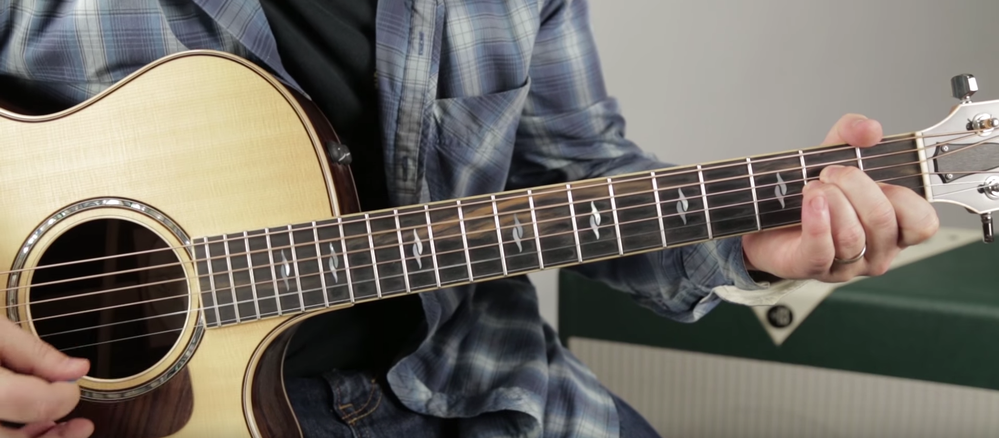
#> input picture Guitar_Chord_Recognition/guitar-fingering-recognition-master/pictures/chordAm.png, 999 x 438 px, shrunk from 1919 x 840 before the run
$ python finger_detection_tests.py   (older library calls are emulated)
#> lines starting #> are read from the running program, lines starting #| are printed output that depends on the picture; after the words box and inside, x2 and y2 are one past the last pixel; in counts of white or black regions, pixels touching at a corner belong together
### Guitar_Chord_Recognition/guitar-fingering-recognition-master/image.py
import os
import numpy as np
from matplotlib import pyplot as plt
import cv2


class Image:
    """
    This Image object was made at the beginning to simplify the code by packaging every common
    image processing treatment in a single object
    """
    def __init__(self, path=None, img=None):
        directory_path = "pictures"
        filename = "chordAm.png"
        self.image = cv2.imread(f'{directory_path}/{img}')
        if img is None:
            self.image = cv2.imread(os.path.join(directory_path, filename))
        elif path is None:
            self.image = img

        self.gray = cv2.cvtColor(self.image, cv2.COLOR_BGR2GRAY)

    def __str__(self):
        return self.image

    def set_image(self, img):
        self.image = img

    def set_gray(self, grayscale):
        self.gray = grayscale

    # [14 lines left out: functions print_cv2, print_plt, not called in this run]

    def edges_canny(self, min_val=100, max_val=200, aperture=3):
        return cv2.Canny(self.gray, min_val, max_val, aperture)

    def edges_laplacian(self, ksize=3):
        return cv2.Laplacian(self.gray, cv2.CV_8U, ksize)

    def edges_sobelx(self, ksize=3):
        return cv2.Sobel(self.gray, cv2.CV_8U, 1, 0, ksize)

    def edges_sobely(self, ksize=3):
        return cv2.Sobel(self.gray, cv2.CV_8U, 0, 1, ksize)

    def lines_hough_transform(self, edges, min_line_length, max_line_gap, threshold=15):
        lines = cv2.HoughLinesP(edges, 1, np.pi / 180, threshold, min_line_length, max_line_gap)
        return lines

### Guitar_Chord_Recognition/guitar-fingering-recognition-master/functions.py
import cv2


def threshold(img, s):
    I = img
    I[I <= s] = 0
    I[I > s] = 255
    return I


def rotate(image, angle, center=None, scale=1.0):
    (h, w) = image.shape[:2]

    if center is None:
        center = (w / 2, h / 2)

    # Perform the rotation
    M = cv2.getRotationMatrix2D(center, angle, scale)
    rotated = cv2.warpAffine(image, M, (w, h))

    return rotated


# [9 lines left out: function remove_duplicates, not called in this run]

### Guitar_Chord_Recognition/guitar-fingering-recognition-master/rotate_crop.py
import cv2
import numpy as np
from statistics import median
from math import inf
from image import Image
from functions import threshold, rotate

def rotate_neck_picture(image):
    """
    Rotates the picture so that the neck of the guitar is horizontal.
    Uses Hough transform to detect lines and calculates the median slope to determine the rotation angle.

    :param image: an Image object
    :return rotated_neck_picture: an Image object rotated according to the angle of the median slope detected in the input image
    """
    image_to_rotate = image.image

    edges = image.edges_sobely()
    edges = threshold(edges, 127)

    # Perform Hough Line Transform
    lines = image.lines_hough_transform(edges, 50, 50)  # TODO: Calibrate params automatically
    slopes = []

    # Calculate the slopes of detected lines
    for line in lines:
        for x1, y1, x2, y2 in line:
            try:
                slope = abs((y2 - y1) / (x2 - x1))
                slopes.append(slope)
            except ZeroDivisionError:
                continue

    # Calculate median slope and the rotation angle
    if slopes:
        median_slope = median(slopes)
        angle = np.degrees(np.arctan(median_slope))
        rotated_image = rotate(image_to_rotate, -angle)
    else:
        rotated_image = image_to_rotate

    return Image(img=rotated_image)


def crop_neck_picture(image):
    """
    Crops the picture to focus on the region of interest (i.e., the guitar neck).
    Detects horizontal lines and crops around the densest region.

    :param image: an Image object of the neck (rotated horizontally if necessary)
    :return cropped_neck_picture: an Image object cropped around the neck
    """
    image_to_crop = image.image

    edges = image.edges_sobely()
    edges = threshold(edges, 127)

    # Perform Hough Line Transform
    lines = image.lines_hough_transform(edges, 50, 50)  # TODO: Calibrate params automatically
    y_coords = []

    # Collect all y-coordinates of the detected lines
    for line in lines:
        for x1, y1, x2, y2 in line:
            y_coords.append(y1)
            y_coords.append(y2)

    # Sort y-coordinates and find the densest region
    if y_coords:
        y_sorted = sorted(y_coords)
        y_differences = [y_sorted[i + 1] - y_sorted[i] for i in range(len(y_sorted) - 1)]

        first_y = 0
        last_y = inf

        for i in range(len(y_differences)):
            if y_differences[i] == 0:
                last_y = y_sorted[i + 1]
                if first_y == 0:
                    first_y = y_sorted[i]

        cropped_image = image_to_crop[max(first_y - 10, 0):min(last_y + 10, image_to_crop.shape[0])]
    else:
        cropped_image = image_to_crop

    return Image(img=cropped_image)


# [13 lines left out: function resize_image, not called in this run]


# [2 lines that do not run on import are left out]

### Guitar_Chord_Recognition/guitar-fingering-recognition-master/finger_detection.py
import cv2
import numpy as np
from collections import defaultdict

def skin_detection(img):
    """
    Naively detects skin in the image. Non-skin pixels will be set to black (0, 0, 0).

    :param img: An image as defined in OpenCV.
    :return: An image as defined in OpenCV with non-skin areas set to black.
    """
    for index_line, line in enumerate(img):
        for index_pixel, pixel in enumerate(line):
            # Condition for skin detection (adjust thresholds as needed)
            if pixel[2] > 95 and pixel[1] > 40 and pixel[0] > 20 and max(pixel) - min(pixel) > 15 \
                    and abs(pixel[2] - pixel[1]) > 15 and pixel[2] > pixel[0] and pixel[2] > pixel[1] \
                    and index_pixel > len(line) / 2:
                pass
            else:
                img[index_line][index_pixel] = (0, 0, 0)

    return img

def locate_hand_region(img):
    """
    Refines hand region after skin detection by returning the region with the highest density
    of non-black pixels when looking at regions split vertically.

    :param img: An image as defined in OpenCV, after skin detection.
    :return: An image as defined in OpenCV with the detected hand region highlighted.
    """
    height, width = img.shape[:2]
    hand_region = np.zeros((height, width, 3), np.uint8)

    x_dict = defaultdict(int)
    for line in img:
        for j, pixel in enumerate(line):
            if pixel.any() > 0:
                x_dict[j] += 1

    if not x_dict:
        return hand_region

    max_density = max(x_dict.values())
    max_x_density = max(x_dict.keys(), key=(lambda k: x_dict[k]))
    min_x, max_x = min(x_dict.keys()), max(x_dict.keys())

    m, n = 0, 0
    last_density = x_dict[max_x_density]

    while max_x_density - m > min_x and x_dict[max_x_density - m] >= 0.1 * max_density and x_dict[max_x_density - m] >= 0.5 * last_density:
        m += 1
        last_density = x_dict[max_x_density - m]

    last_density = x_dict[max_x_density]
    while max_x_density + n < max_x and x_dict[max_x_density + n] >= 0.1 * max_density and x_dict[max_x_density + n] >= 0.5 * last_density:
        n += 1
        last_density = x_dict[max_x_density + n]

    tolerance = 20
    min_limit = max_x_density - m - tolerance
    max_limit = max_x_density + n + tolerance

    for i, line in enumerate(img):
        for j, pixel in enumerate(line):
            if min_limit < j < max_limit:
                hand_region[i][j] = img[i][j]

    return hand_region

def hand_detection(img):
    """
    Detects contours in the hand using Canny edge detection and tries to find fingertips.

    :param img: An image as defined in OpenCV, after skin detection and refining.
    :return: An image as defined in OpenCV with hand contours highlighted.
    """
    # Apply skin detection and locate hand region
    skin_detected = skin_detection(img)
    hand_region = locate_hand_region(skin_detected)

    # Blur the image and convert to grayscale for edge detection
    blurred = cv2.medianBlur(hand_region, 5)
    gray = cv2.cvtColor(blurred, cv2.COLOR_BGR2GRAY)

    # Detect edges using Canny
    edges = cv2.Canny(gray, 70, 100)

    # Detect circles using Hough Circle Transform
    circles = cv2.HoughCircles(edges, cv2.HOUGH_GRADIENT, 1, 5,
                               param1=100, param2=20, minRadius=20, maxRadius=90)

    # Process circles if detected
    if circles is not None:
        circles = np.asarray(circles, dtype=np.float32)  # Ensure circles is a numpy array with float type
        circles = np.round(circles[0, :]).astype(np.uint16)  # Round and convert to uint16
        for i in circles:
            # Draw the outer circle
            cv2.circle(img, (i[0], i[1]), i[2], (0, 255, 0), 2)
            # Draw the center of the circle
            cv2.circle(img, (i[0], i[1]), 2, (0, 0, 255), 3)

    return edges, img


# [2 lines that do not run on import are left out]

### Guitar_Chord_Recognition/guitar-fingering-recognition-master/finger_detection_tests.py
import os
from matplotlib import pyplot as plt
from image import Image
from rotate_crop import rotate_neck_picture, crop_neck_picture
from finger_detection import hand_detection, locate_hand_region, skin_detection
import cv2
import time


def hand_detection_tests(b):
    i = 1
    plt.figure(1)
    for filename in os.listdir('pictures'):
        print("File found: " + filename + " - Processing...")
        start_time = time.time()
        chord_image = Image(path='pictures', img=filename)
        rotated_image = rotate_neck_picture(chord_image)
        cropped_image = crop_neck_picture(rotated_image)

        skin = skin_detection(cropped_image.image)
        refined_hand_region = locate_hand_region(skin)
        hand = hand_detection(refined_hand_region)

        plt.subplot(int("42" + str(i)))
        i += 1
        plt.imshow(cv2.cvtColor(chord_image.image, cv2.COLOR_BGR2RGB))
        plt.subplot(int("42" + str(i)))
        i += 1
        plt.imshow(cv2.cvtColor(hand[b], cv2.COLOR_BGR2RGB))
        print("Done - Time elapsed: %s seconds" % round(time.time() - start_time, 2))

    plt.show()

if __name__ == "__main__":
    print("What would you like to get? \n\t1 - Contours \n\t2 - Circular Hough transform")
    choice = input("[1/2] > ")
#> the answer given: 1
    if choice == "1":
        print("Detecting contours...")
        hand_detection_tests(0)
#> in __init__, self.image is the input picture: shape (438, 999, 3); mean B, G, R 103.3, 111, 116
#> in threshold, `I[I > s] = 255`:
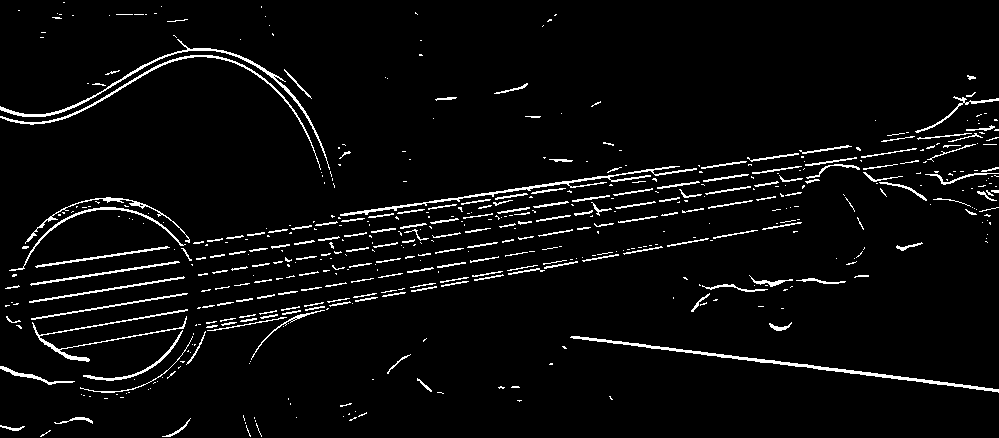
#> I: shape (438, 999); 4.3% white in thin lines or dots
#> in lines_hough_transform, `lines = cv2.HoughLinesP(edges, 1, np.pi / 180, threshold, min_line_len..`: lines = [[685, 352, 998, 390], [54, 350, 183, 327], [571, 336, 954, 383], [51, 298, 184, 277], [31, 318, 187, 293], [616, 174, 678, 166], [40, 283, 178, 262], [35, 266, 139, 252], [109, 323, 187, 310], [529, 186, 613, 176], [30, 284, 107, 272], [83, 110, 147, 72]]
#> the loop in rotate_neck_picture, `for line in lines:` made 12 passes
#> after the loop in rotate_neck_picture, `for line in lines:`: slopes = [0.121, 0.178, 0.123, 0.158, 0.16, 0.129, 0.152, 0.135, 0.167, 0.119, 0.156, 0.594]
#> in rotate_neck_picture, `median_slope = median(slopes)`: median_slope = 0.154
#> in rotate_neck_picture, `angle = np.degrees(np.arctan(median_slope))`: angle = 8.76
#> in rotate, `M = cv2.getRotationMatrix2D(center, angle, scale)`: M = [[0.988, -0.152, 39.16], [0.152, 0.988, -73.48]]
#> in rotate, `rotated = cv2.warpAffine(image, M, (w, h))`:
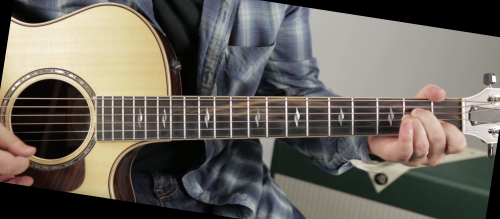
#> rotated: shape (438, 999, 3) (shown at 1/2 size); mean B, G, R 92.4, 100, 105
#> in __init__ (call 2), `self.gray = cv2.cvtColor(self.image, cv2.COLOR_BGR2GRAY)`:
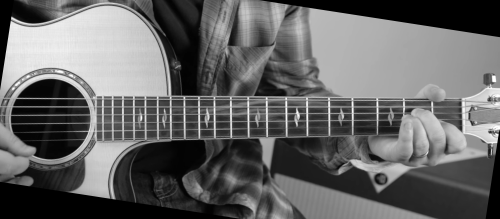
#> self.gray: shape (438, 999) (shown at 1/2 size); min 0, max 255, mean 100.6
#> call 2 of threshold, with s = 127
#> in threshold (call 2), `I[I > s] = 255`:
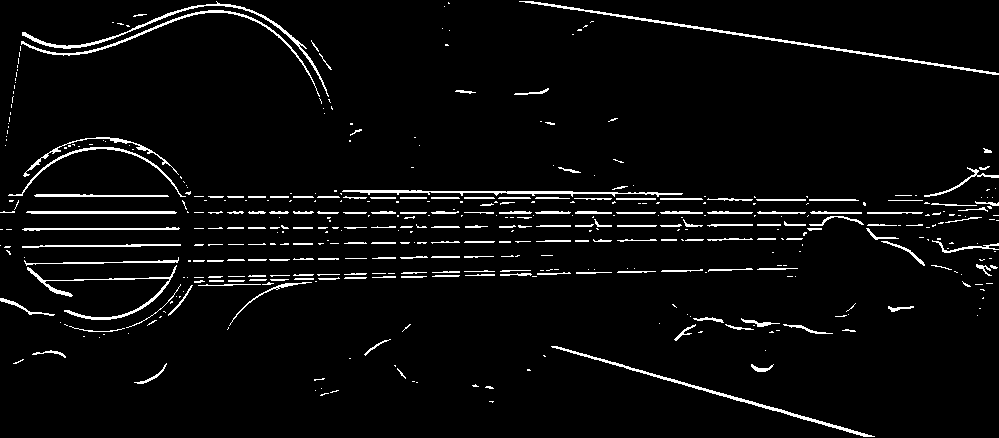
#> I: shape (438, 999); 4.2% white in thin lines or dots
#> in lines_hough_transform (call 2), `lines = cv2.HoughLinesP(edges, 1, np.pi / 180, threshold, min_line_len..`: lines = 22 rows, first 6: [26, 212, 176, 212], [527, 1, 867, 54], [811, 213, 861, 213], [35, 196, 168, 196], [44, 263, 177, 261], [27, 211, 174, 211]
#> the loop in crop_neck_picture, `for line in lines:` made 22 passes
#> after the loop in crop_neck_picture, `for line in lines:`: y_coords = 44 values, max 436 at index 29, min 1 at index 2, mean 188.2
#> in crop_neck_picture, `y_sorted = sorted(y_coords)`: y_sorted = 44 values from 1 to 436
#> in crop_neck_picture, `y_differences = [y_sorted[i + 1] - y_sorted[i] for i in range(len(y_so..`: y_differences = 43 values, max 116 at index 9, min 0 at index 0, mean 10.12
#> the loop in crop_neck_picture, `for i in range(len(y_differences)):` made 43 passes
#> (last_y, first_y) on pass 1: (1, 1)
#> after the loop in crop_neck_picture, `for i in range(len(y_differences)):`: first_y = 1
#> after the loop in skin_detection, `for index_line, line in enumerate(img):`:
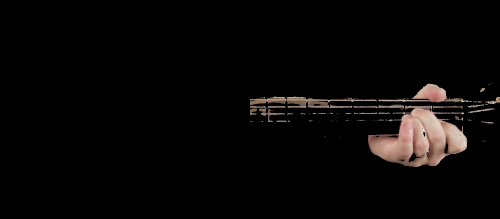
#> img: shape (438, 999, 3) (shown at 1/2 size); mean B, G, R 6.3, 7, 8.7
#> after the loop in locate_hand_region, `for line in img:`: x_dict = 499 items
#> in locate_hand_region, `max_density = max(x_dict.values())`: max_density = 157
#> in locate_hand_region, `max_x_density = max(x_dict.keys(), key=(lambda k: x_dict[k]))`: max_x_density = 859
#> in locate_hand_region, `min_x, max_x = min(x_dict.keys()), max(x_dict.keys())`: min_x = 500; max_x = 998
#> in locate_hand_region, `last_density = x_dict[max_x_density]`: last_density = 157
#> the loop in locate_hand_region, `while max_x_density - m > min_x and x_dict[max_x_density - m] >= 0.1 *..` made 124 passes
#> last_density on passes 1 to 8: 153, 153, 149, 144, 146, 146, 147, 147
#> after the loop in locate_hand_region, `while max_x_density - m > min_x and x_dict[max_x_density - m] >= 0.1 *..`: m = 124
#> in locate_hand_region, `last_density = x_dict[max_x_density]`: last_density = 157
#> the loop in locate_hand_region, `while max_x_density + n < max_x and x_dict[max_x_density + n] >= 0.1 *..` made 75 passes
#> last_density on passes 1 to 8: 151, 151, 157, 154, 145, 145, 148, 149
#> after the loop in locate_hand_region, `while max_x_density + n < max_x and x_dict[max_x_density + n] >= 0.1 *..`: n = 75
#> in locate_hand_region, `min_limit = max_x_density - m - tolerance`: min_limit = 715
#> in locate_hand_region, `max_limit = max_x_density + n + tolerance`: max_limit = 954
#> the loop in locate_hand_region (call 2), `while max_x_density - m > min_x and x_dict[max_x_density - m] >= 0.1 *..` made 124 passes
#> the loop in locate_hand_region (call 2), `while max_x_density + n < max_x and x_dict[max_x_density + n] >= 0.1 *..` made 75 passes
#> in hand_detection, `edges = cv2.Canny(gray, 70, 100)`:
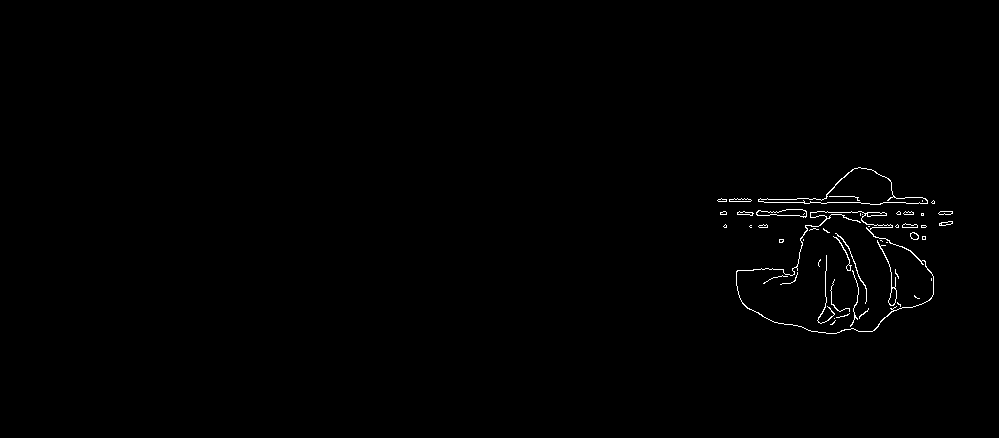
#> edges: shape (438, 999); 0.55% white in thin lines or dots, all inside (x1, y1, x2, y2) = (717, 167, 953, 334)
#> in hand_detection, `circles = cv2.HoughCircles(edges, cv2.HOUGH_GRADIENT, 1, 5, param1=100..`: circles = 195 rows, first 8: [814.5, 278.5, 77.3], [830.5, 264.5, 67.4], [832.5, 272.5, 61.8], [794.5, 261.5, 63.7], [814.5, 273.5, 79.5], [795.5, 276.5, 60.8], [823.5, 281.5, 68.5], [818.5, 282.5, 71.7]
#> in hand_detection, `circles = np.round(circles[0, :]).astype(np.uint16)`: circles = 195 rows, first 8: [814, 278, 77], [830, 264, 67], [832, 272, 62], [794, 262, 64], [814, 274, 80], [796, 276, 61], [824, 282, 68], [818, 282, 72]
#> the loop in hand_detection, `for i in circles:` made 195 passes
#> after the loop in hand_detection, `for i in circles:`:
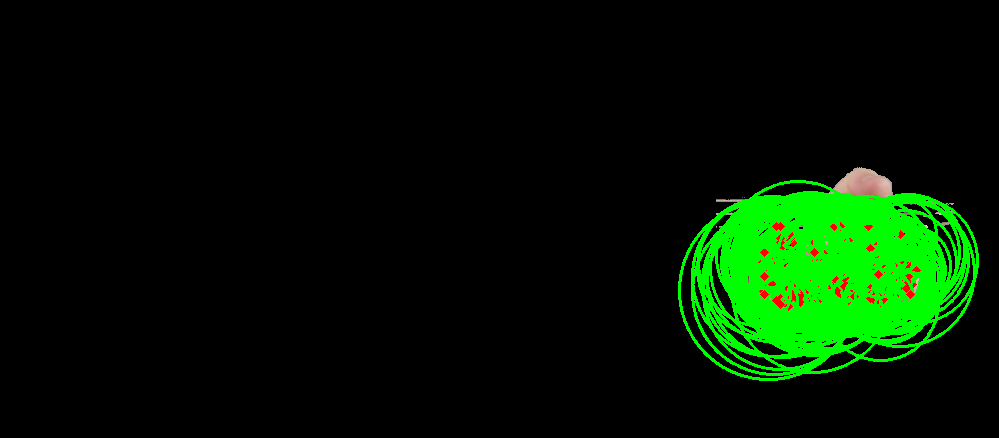
#> img: shape (438, 999, 3); mean B, G, R 0.5, 22.1, 1.5
#> pass 2 of the loop in hand_detection_tests, `for filename in os.listdir('pictures'):`:
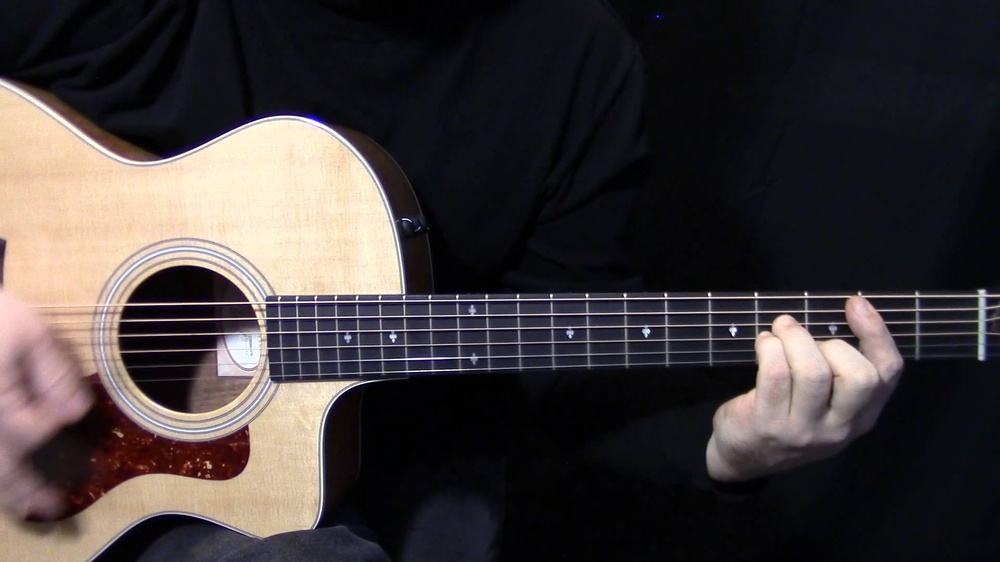
#> input picture Guitar_Chord_Recognition/guitar-fingering-recognition-master/pictures/chordBm.jpg, 1000 x 562 px, shrunk from 1920 x 1080 before the run
#> in __init__, self.image is the input picture: shape (562, 1000, 3); mean B, G, R 58.7, 58.1, 64.6
#> self.gray: shape (562, 1000)
#> in threshold (call 3), `I[I > s] = 255`:
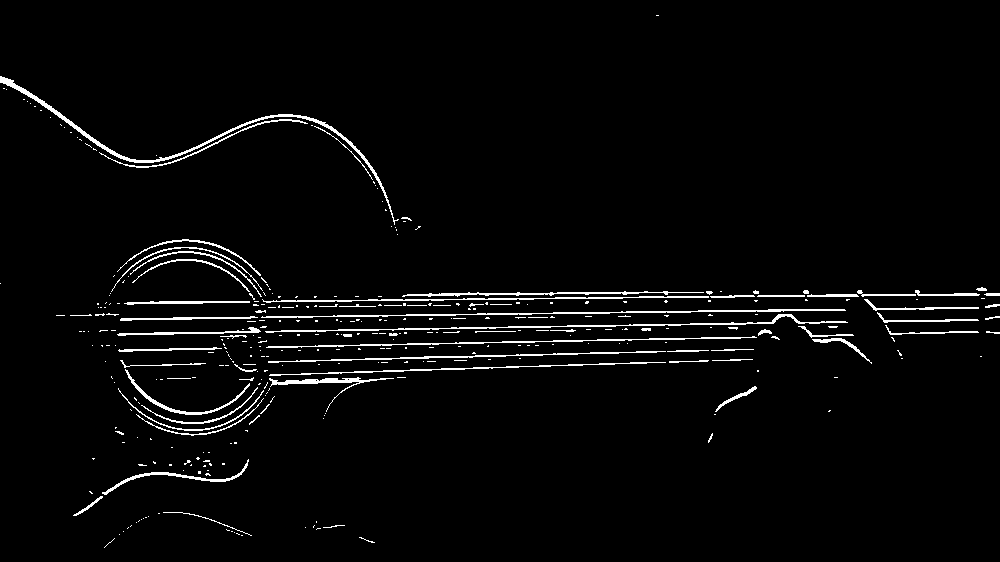
#> I: shape (562, 1000); 2.9% white in thin lines or dots
#> in lines_hough_transform (call 3), `lines = cv2.HoughLinesP(edges, 1, np.pi / 180, threshold, min_line_len..`: lines = 27 rows, first 6: [540, 326, 774, 322], [340, 372, 540, 366], [519, 314, 694, 311], [918, 295, 978, 295], [459, 342, 571, 341], [590, 352, 665, 351]
#> the loop in rotate_neck_picture (call 2), `for line in lines:` made 27 passes
#> rotated: shape (562, 1000, 3)
#> in lines_hough_transform (call 4), `lines = cv2.HoughLinesP(edges, 1, np.pi / 180, threshold, min_line_len..`: lines = 39 rows, first 6: [120, 327, 219, 327], [473, 314, 844, 314], [518, 299, 664, 299], [261, 313, 754, 313], [125, 298, 248, 298], [356, 369, 518, 367]
#> the loop in crop_neck_picture (call 2), `for line in lines:` made 39 passes
#> the loop in crop_neck_picture (call 2), `for i in range(len(y_differences)):` made 77 passes
#> (last_y, first_y) on pass 7: (293, 293)
#> self.gray: shape (107, 1000)
#> blurred: shape (107, 1000, 3)
#> gray: shape (107, 1000)
#> the loop in hand_detection (call 2), `for i in circles:` made 10 passes
#> i on passes 1 to 4: [834, 66, 54], [862, 62, 44], [812, 64, 32], [824, 94, 34]
#> after the loop in hand_detection (call 2), `for i in circles:`:
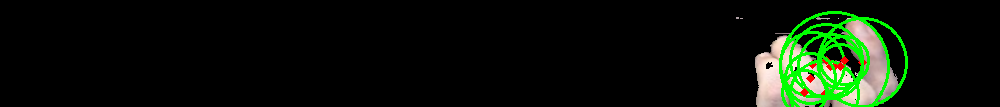
#> img: shape (107, 1000, 3); mean B, G, R 8.7, 19.4, 10.9
    elif choice == "2":
        print("Detecting circular Hough transform results...")
        hand_detection_tests(1)
    else:
        print("Command not defined - Aborted.")
